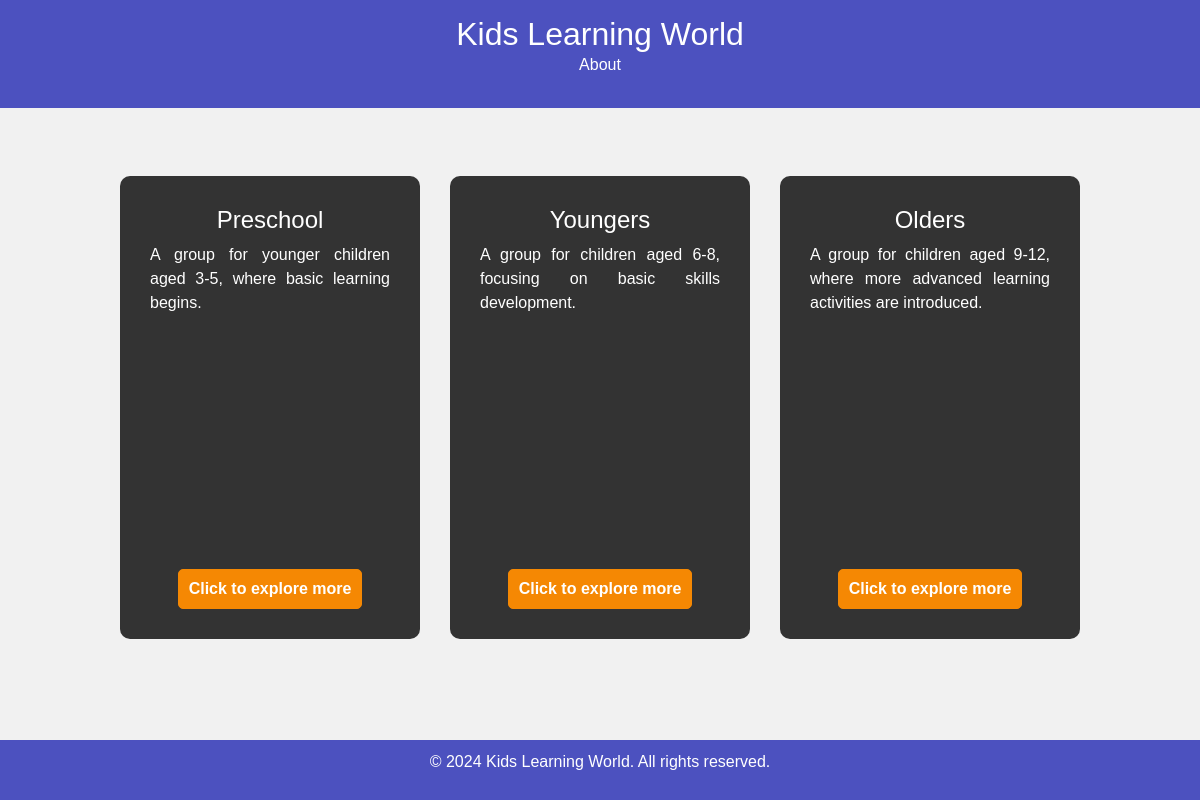
The app's page /user/selection.php with its own data.
### tables this page shows
CREATE TABLE `categories` (
  `id` int(11) NOT NULL,
  `category_name` varchar(255) NOT NULL,
  `category_description` text NOT NULL
);

### user/selection.php (the view, shortened to what this page needs)
<?php
include '../db_connection.php';
$sql = "SELECT id, category_name, category_description FROM categories ORDER BY id ASC";
$result = $conn->query($sql);
$ageGroups = [];
while ($row = $result->fetch_assoc()) {
    $ageGroups[] = $row;
}
?>
<!DOCTYPE html>
<html lang="en">
<head>
  <link href="https://cdn.jsdelivr.net/npm/bootstrap@5.0.2/dist/css/bootstrap.min.css" rel="stylesheet">
</head>
<body>
  <header>
    <h1>Kids Learning World</h1>
    <nav>
      <ul>
        <li><a href="user_index.html">About</a></li>
      </ul>
    </nav>
  </header>
  <div class="container my-5">
    <?php foreach ($ageGroups as $ageGroup): ?>
      <?php
        $categoryName = strtolower(str_replace(' ', '', $ageGroup['category_name']));
        if ($categoryName == 'preschool') {
            $link = '../preschool.html';
        } elseif ($categoryName == 'youngers') {
            $link = '../youngers.html';
        } elseif ($categoryName == 'olders') {
            $link = '../olders.html';
        } else {
            $link = 'category_page.php?category=' . intval($ageGroup['id']);
        }
      ?>
      <div class="age-group <?php echo $categoryName; ?>">
        <h2><?php echo htmlspecialchars($ageGroup['category_name']); ?></h2>
        <p><?php echo htmlspecialchars($ageGroup['category_description']); ?></p>
        <a href="<?php echo $link; ?>"><strong>Click to explore more</strong></a>
    </div>
    <?php endforeach; ?>
  </div>
  <footer>
    <p>&copy; 2024 Kids Learning World. All rights reserved.</p>
  </footer>
</body>
</html>

### user/selection.php (style rules this page uses)
* { margin: 0; padding: 0; box-sizing: border-box; }
body { font-family: Arial, sans-serif; background-color: #f1f1f1; display: flex; align-items: center; flex-direction: column; min-height: 100vh; }
header { background-color: #4c51bf; color: white; padding: 15px 0; text-align: center; width: 100%; margin-top: 0; }
header h1 { margin: 0; font-size: 2rem; }
nav ul { list-style: none; display: flex; justify-content: center; padding: 0; }
nav ul li { margin: 0 15px; }
nav ul li a { color: white; text-decoration: none; font-size: 1rem; }
.container { display: flex; gap: 30px; padding: 20px; max-width: 1000px; margin: 0 auto; }
.age-group { display: flex; flex-direction: column; align-items: center; flex: 1; padding: 30px; border-radius: 10px; color: #ffffff; text-align: justify; text-decoration: none; transition: transform 0.3s ease, box-shadow 0.3s ease; background-color: #333 !important; }
.preschool { background-color: #0096FF; }
.youngers { background-color: #FF8000; }
.olders { background-color: #5A189A; }
h2 { text-transform: capitalize; font-size: 24px; }
.age-group p { height: 290px; }
.age-group a { background: #f58803; text-decoration: none; color: #fff; padding: 7px 10px; border-radius: 5px; margin-top: 20px; border: 1px solid #f58803; }
footer { background-color: #4c51bf; color: white; text-align: center; padding: 10px 0; position: fixed; bottom: 0; width: 100%; }

### records on screen
categories: category_name "Preschool", category_description "A group for younger children aged 3-5, where basic learning begins."
categories: category_name "Youngers", category_description "A group for children aged 6-8, focusing on basic skills development."
categories: category_name "Olders", category_description "A group for children aged 9-12, where more advanced learning activities are introduced."
